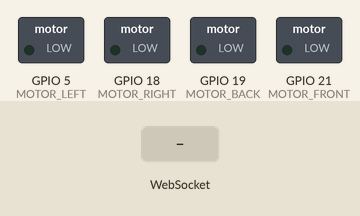
The sketch below on a simulated ESP32. Parts: switched loads named in the sketch (green lamp = pin HIGH). The test bench sets the inputs (shaded band). WiFi joins after 1.5 s; servers stay silent unless stated; what the sketch prints to the serial monitor is not drawn.

Above: at 2.7 s.
2.8 s: WebSocket text "forward_start" received
At 3.3 s:
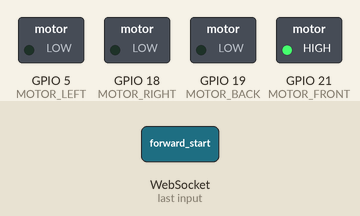
4.3 s: WebSocket text "back_start" received
At 5.5 s:
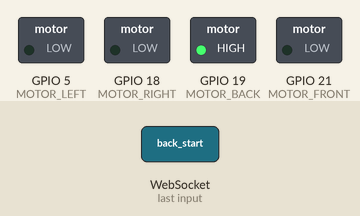
5.8 s: WebSocket text "left_start" received
At 6.8 s:
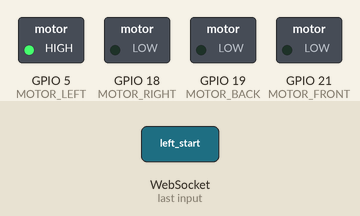
7.3 s: WebSocket text "right_start" received
At 7.9 s:
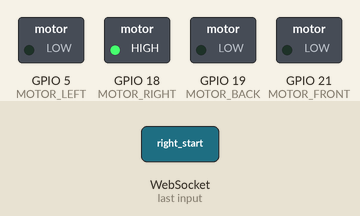
Timing chart, 0 to 9.8 s (numbered marks = the images above; inputs shaded):
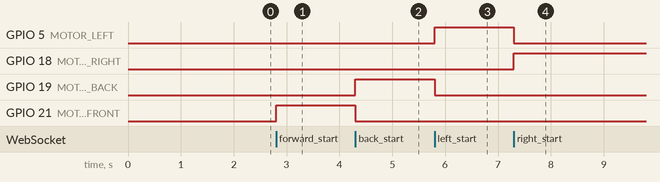

Measured:
- after the input at 2.8 s, GPIO 21 (MOTOR_FRONT): LOW → HIGH at once
- after the input at 4.3 s, GPIO 19 (MOTOR_BACK): LOW → HIGH at once; GPIO 21 (MOTOR_FRONT): HIGH → LOW at once
- after the input at 5.8 s, GPIO 5 (MOTOR_LEFT): LOW → HIGH at once; GPIO 19 (MOTOR_BACK): HIGH → LOW at once
- after the input at 7.3 s, GPIO 5 (MOTOR_LEFT): HIGH → LOW at once; GPIO 18 (MOTOR_RIGHT): LOW → HIGH at once

The sketch:

sketch_mar10a.ino
```cpp
#include <WiFi.h>
#include <WebSocketsServer.h>

const char* ssid = "Z";
const char* password = "Jay232323";

WebSocketsServer webSocket(81);

#define MOTOR_LEFT   5
#define MOTOR_RIGHT  18
#define MOTOR_BACK   19
#define MOTOR_FRONT  21

void setup() {
    Serial.begin(115200);
    WiFi.begin(ssid, password);
    while (WiFi.status() != WL_CONNECTED) {
        delay(500);
        Serial.print(".");
    }
    Serial.println("\nWiFi Connected!");
    Serial.print("ESP32 IP Address: ");
    Serial.println(WiFi.localIP());

    webSocket.begin();
    webSocket.onEvent(webSocketEvent);
    Serial.println("WebSocket Server Started!");

    pinMode(MOTOR_LEFT, OUTPUT);
    pinMode(MOTOR_RIGHT, OUTPUT);
    pinMode(MOTOR_BACK, OUTPUT);
    pinMode(MOTOR_FRONT, OUTPUT);

    digitalWrite(MOTOR_LEFT, LOW);
    digitalWrite(MOTOR_RIGHT, LOW);
    digitalWrite(MOTOR_BACK, LOW);
    digitalWrite(MOTOR_FRONT, LOW);
}

void webSocketEvent(uint8_t num, WStype_t type, uint8_t *payload, size_t length) {
    String command = String((char *)payload);
    Serial.println("Received: " + command);

    digitalWrite(MOTOR_LEFT, LOW);
    digitalWrite(MOTOR_RIGHT, LOW);
    digitalWrite(MOTOR_BACK, LOW);
    digitalWrite(MOTOR_FRONT, LOW);

    if (command == "forward_start") digitalWrite(MOTOR_FRONT, HIGH);
    else if (command == "back_start") digitalWrite(MOTOR_BACK, HIGH);
    else if (command == "left_start") digitalWrite(MOTOR_LEFT, HIGH);
    else if (command == "right_start") digitalWrite(MOTOR_RIGHT, HIGH);
}

void loop() {
    webSocket.loop();
}
```
